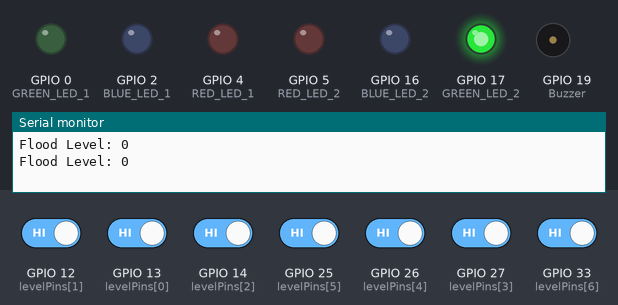
Bench run of a sketch on a simulated ESP32. On the bench: output pins drawn as LEDs (lit = HIGH), buzzer (waves = sounding), the last lines printed to the serial monitor. Inputs (shaded band) come from the test bench; at power-on: GPIO 12 (levelPins[1]), GPIO 13 (levelPins[0]), GPIO 14 (levelPins[2]), GPIO 25 (levelPins[5]), GPIO 26 (levelPins[4]), GPIO 27 (levelPins[3]), GPIO 33 (levelPins[6]) HIGH. WiFi joins after 1.5 s; servers stay silent unless stated.

Above: at 2.6 s.
2.7 s: GPIO 33 (levelPins[6]) driven LOW
At 4.0 s:
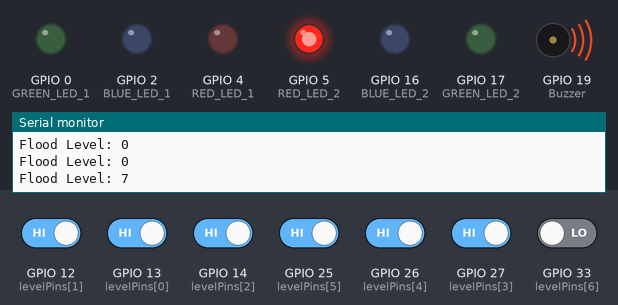
At 5.5 s:
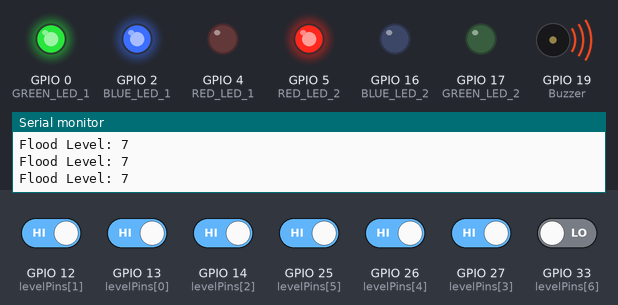
6.5 s: GPIO 33 (levelPins[6]) driven HIGH
At 8.3 s:
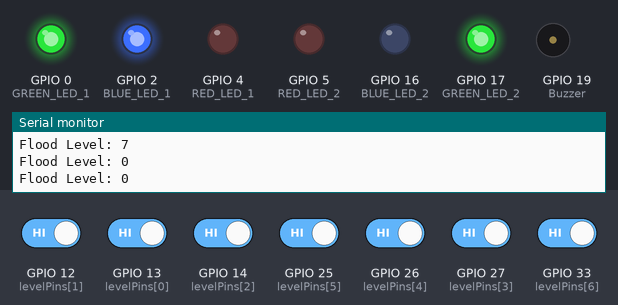
Timing chart, 0 to 9.8 s (numbered marks = the images above; inputs shaded):
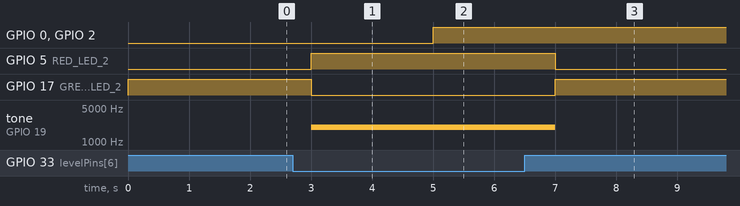

Measured:
- after the input at 2.7 s, GPIO 5 (RED_LED_2): LOW → HIGH after 0.30 s; GPIO 17 (GREEN_LED_2): HIGH → LOW after 0.30 s; tone on GPIO 19 (Buzzer): silent → 2000 Hz after 0.30 s
- after the input at 6.5 s, GPIO 5 (RED_LED_2): HIGH → LOW after 0.50 s; GPIO 17 (GREEN_LED_2): LOW → HIGH after 0.50 s; tone on GPIO 19 (Buzzer): 2000 Hz → silent after 0.50 s

The sketch:

FloodLevelMonitoring_AutomatedAlertSystem.ino
```cpp
#define BLYNK_TEMPLATE_ID "TMPL34bjMw5Wx"
#define BLYNK_TEMPLATE_NAME "Flood Level Monitoring Automated Alert System"
#define BLYNK_AUTH_TOKEN "WwjFQLa4Nv_I5sNSx0lxGvM0IHZvU7Jn"

#include <WiFi.h>
#include <WiFiClient.h>
#include <BlynkSimpleEsp32.h>

// WiFi Credentials
// char ssid[] = "JioFiber4G";
// char pass[] = "Animal1234";
char ssid[] = "Rakesh Rocky";
char pass[] = "nu1rs59j4k";

// Pin Definitions - Indicators
#define RED_LED_1 4
#define RED_LED_2 5
#define BLUE_LED_1 2
#define BLUE_LED_2 16
#define GREEN_LED_1 0
#define GREEN_LED_2 17
#define Buzzer 19

// --- Pins from your Image ---
// We use 13, 12, 14, 27, 26, 25, 33 as our 7 levels.
// The GND pin in your image is the "Common" wire in the water.
const int levelPins[7] = {13, 12, 14, 27, 26, 25, 33};
int currentFloodLevel = 0;
bool flood_alert = false;

// Connection Flags
bool isWiFiConnected = false;
bool isBlynkConnected = false;
BlynkTimer timer;

void setup() {
  Serial.begin(115200);

  pinMode(RED_LED_1, OUTPUT);
  pinMode(RED_LED_2, OUTPUT);
  pinMode(BLUE_LED_1, OUTPUT);
  pinMode(BLUE_LED_2, OUTPUT);
  pinMode(GREEN_LED_1, OUTPUT);
  pinMode(GREEN_LED_2, OUTPUT);
  pinMode(Buzzer, OUTPUT);

  // Initialize the 7 levels with PULLUP.
  // They stay HIGH normally and go LOW when the GND wire touches them via water.
  for (int i = 0; i < 7; i++) {
    pinMode(levelPins[i], INPUT_PULLUP);
  }

  WiFi.begin(ssid, pass);
  Blynk.config(BLYNK_AUTH_TOKEN);

  timer.setInterval(5000L, checkConnections);
  timer.setInterval(1000L, readWaterLevel);
}

void loop() {
  timer.run();
  if (WiFi.status() == WL_CONNECTED) {
    Blynk.run();
  }

  if (flood_alert) {
    tone(Buzzer, 2000,200);
    digitalWrite(RED_LED_2, HIGH);
    digitalWrite(GREEN_LED_2, LOW);
  } else {
    noTone(Buzzer);
    digitalWrite(RED_LED_2, LOW);
    digitalWrite(GREEN_LED_2, HIGH);
  }
}

void checkConnections() {
  if (WiFi.status() == WL_CONNECTED) {
    isWiFiConnected = true;
    digitalWrite(BLUE_LED_1, HIGH);
    digitalWrite(RED_LED_1, LOW);
  } else {
    isWiFiConnected = false;
    digitalWrite(BLUE_LED_1, LOW);
    digitalWrite(RED_LED_1, HIGH);
    WiFi.begin(ssid, pass);
  }

  isBlynkConnected = Blynk.connected();

  if (isBlynkConnected) {
    digitalWrite(GREEN_LED_1, HIGH);
    Blynk.virtualWrite(V1, "SYSTEM ACTIVE");
  } else {
    digitalWrite(GREEN_LED_1, LOW);
    if (isWiFiConnected) Blynk.connect();
    Blynk.virtualWrite(V1, "SYSTEM OFFLINE");
  }
}

void readWaterLevel() {
  int highPoint = 0;

  // Logic: Since the common wire is GND, the pins will read LOW when wet.
  for (int i = 0; i < 7; i++) {
    if (digitalRead(levelPins[i]) == LOW) {
      highPoint = i + 1;
    }
  }

  currentFloodLevel = highPoint;

  // Trigger Buzzer at Level 7 (Pin 33)
  flood_alert = (currentFloodLevel >= 7);
  Blynk.virtualWrite(V3, flood_alert);

  if (isBlynkConnected) {
    Blynk.virtualWrite(V2, currentFloodLevel);
  }

  Serial.print("Flood Level: ");
  Serial.println(currentFloodLevel);
}
```
